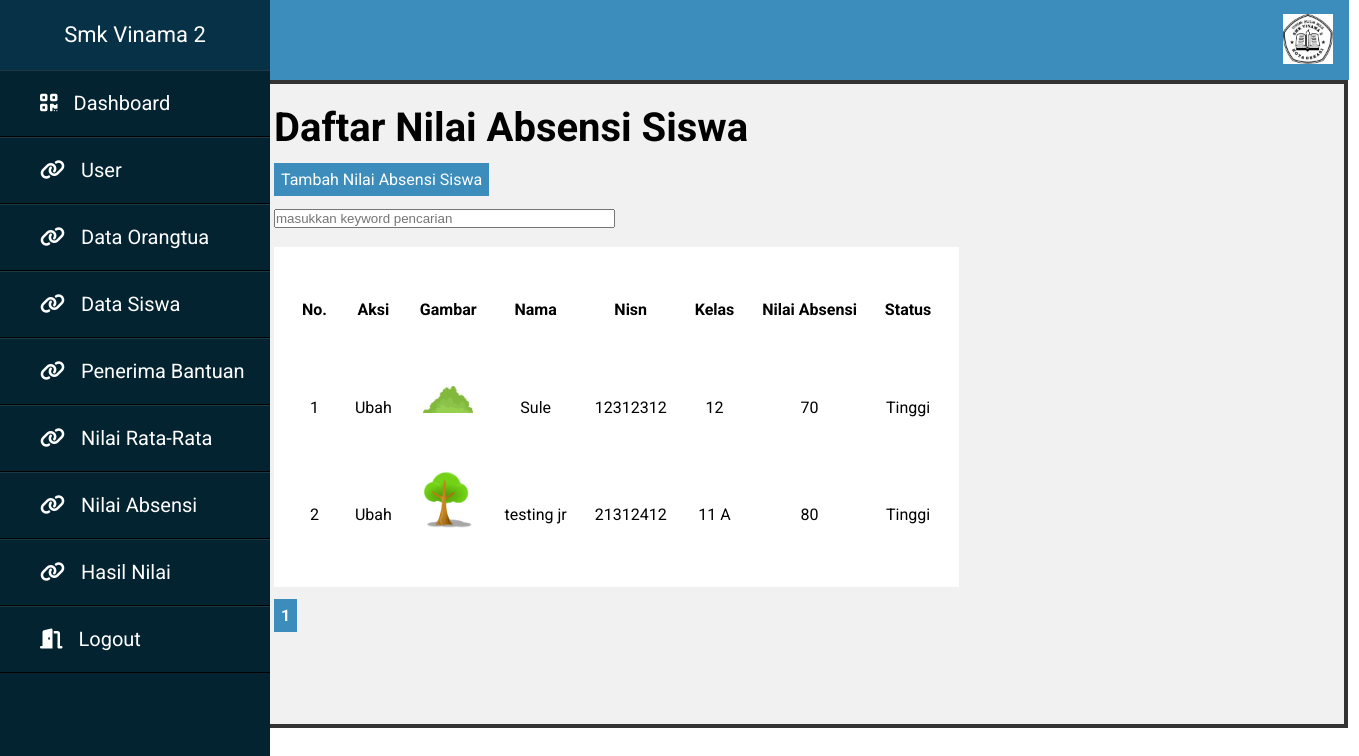
Page /sekolah/guru/nilaiabsensi.php on the committed database.
### tables this page shows
CREATE TABLE `nilaiabsensi` (
  `id` int(8) NOT NULL,
  `id_siswa` int(8) NOT NULL,
  `nilai_absensi` float NOT NULL,
  `status` varchar(16) NOT NULL
);

CREATE TABLE `siswa` (
  `id` int(8) NOT NULL,
  `nama` varchar(64) NOT NULL,
  `alamat` text NOT NULL,
  `nisn` varchar(32) NOT NULL,
  `kelas` char(4) NOT NULL,
  `foto` varchar(100) NOT NULL,
  `id_ortu` int(8) NOT NULL
);

### sekolah/function.php (called while the page is built, shortened)
<?php
$koneksi = mysqli_connect("localhost", "root", "", "persada");
function query($query) {
	global $koneksi;
	$result = mysqli_query($koneksi, $query);
	$rows = [];
	while ( $row = mysqli_fetch_assoc($result) ) {
		$rows[] = $row;
	}
	return $rows;
}
?>

### sekolah/guru/nilaiabsensi.php (the view, shortened to what this page needs)
<?php
include '../function.php';
$jumlahdataperhalaman = 2;
$jumlahdata = count(query("SELECT * FROM siswa"));
$jumlahhalaman = ceil($jumlahdata / $jumlahdataperhalaman);
$halamanaktif = ( isset($_GET["halaman"]) ) ? $_GET["halaman"] : 1;
$awaldata = ( $jumlahdataperhalaman * $halamanaktif ) - $jumlahdataperhalaman;
$nilaiabsensi = query("SELECT siswa.id id_siswa, siswa.nama nama, siswa.kelas kelas, siswa.nisn nisn, siswa.foto foto, siswa.alamat alamat,
  nilaiabsensi.id id_absensi, nilaiabsensi.nilai_absensi nilai_absensi, nilaiabsensi.status
 FROM siswa LEFT JOIN nilaiabsensi ON siswa.id = nilaiabsensi.id_siswa LIMIT $awaldata, $jumlahdataperhalaman");
?>
<!DOCTYPE html>
<html lang="en" dir="ltr">
  <head>
    <link rel="stylesheet" href="../stylesekolah.css">
  </head>
  <body>
    <div class="sidebar">
    <header>Smk Vinama 2</header>
  <ul>
    <li><a href="../halaman_utama.php"><i class="fas fa-qrcode"></i>Dashboard</a></li>
    <li><a href="../admin/halaman_admin.php"><i class="fas fa-link"></i>User</a></li>
    <li><a href="../administrasi sekolah/halaman_administrasi_sekolah.php"><i class="fas fa-link"></i>Data Orangtua</a></li>
    <li><a href="../administrasi sekolah/siswa.php"><i class="fas fa-link"></i>Data Siswa</a></li>
    <li><a href="../administrasi sekolah/penerimabantuan.php"><i class="fas fa-link"></i>Penerima Bantuan</a></li>
    <li><a href="halaman_guru.php"><i class="fas fa-link"></i>Nilai Rata-Rata</a></li>
    <li><a href="nilaiabsensi.php"><i class="fas fa-link"></i>Nilai Absensi</a></li>
    <li><a href="rankingsiswa.php"><i class="fas fa-link"></i>Hasil Nilai</a></li>
    <li><a href="../logout.php"><i class="fas fa-door-open"></i></i>Logout</a></li>
  </ul>
</div>
<div class="navbar">
<ul class="navbarul">
  <li class="navbarli"><img src="../img/vinama.jpg" width="50"></li>
</ul>
</div>
<div class="guru">
<h1 class="judul">Daftar Nilai Absensi Siswa</h1>
<br>
<a href="tambahnilaiabsensi.php" class="tambah">Tambah Nilai Absensi Siswa</a>
<br><br>
<form action="" method="post">
  <input type="text" name="keywordnilaiabsensi" size="40" autofocus placeholder="masukkan keyword pencarian" autocomplete="off" id="keywordnilaiabsensi">
</form>
<br>
<div id="container">
<table border="0" cellpadding="10" cellspacing="28">
  <tr>
    <th>No.</th>
    <th>Aksi</th>
    <th>Gambar</th>
    <th>Nama</th>
    <th>Nisn</th>
    <th>Kelas</th>
    <th>Nilai Absensi</th>
    <th>Status</th>
  </tr>
 <?php $i = 1; ?>
  <?php foreach ( $nilaiabsensi as $row ) : ?>
  <tr>
    <td><?= $i; ?></td>
    <td>
      <?php
        if(!empty($row["nilai_absensi"])){
        echo"<a href='ubahnilaiabsensi.php?id=".$row["id_siswa"]."class='ubahhapuswarna'>Ubah</a>";
      }?>
    </td>
    <td><img src="../img/<?= $row["foto"]; ?>" width="50"></td>
    <td><?= $row["nama"]; ?></td>
    <td><?= $row["nisn"]; ?></td>
    <td><?= $row["kelas"]; ?></td>
    <td><?= $row["nilai_absensi"]; ?></td>
    <td><?= $row["status"]; ?></td>
  </tr>
  <?php $i++; ?>
  <?php endforeach; ?>
</table>
<br>
<?php for($i = 1; $i <= $jumlahhalaman; $i++ ) : ?>
  <?php if( $i == $halamanaktif ) : ?>
  <a href="?halaman=<?= $i; ?>" style="font-weight: bold; color: white; background-color: #3c8dbc; border: 4px solid #3c8dbc; padding: 3px;"><?= $i; ?></a>
  <?php else : ?>
  <a href="?halaman=<?= $i; ?>" style="color: black; background-color: #f1f1f1; border: 1px solid black; padding: 6px;"><?= $i; ?></a>
  <?php endif; ?>
<?php endfor; ?>
<br>
</div>
  </body>
</html>

### sekolah/stylesekolah.css (style rules this page uses)
* { padding: 0; margin: 0; list-style: none; text-decoration: none; }
body { font-family: 'Roboto', sans-serif; }
.sidebar { position: fixed; left: 0px; width: 250px; height: 100%; background: #042331; transition: all .5s ease; }
.sidebar header { font-size: 22px; color: white; line-height: 70px; text-align: center; background: #063146; user-select: none; }
.sidebar ul a { display: block; height: 100%; width: 100%; line-height: 65px; font-size: 20px; color: white; padding-left: 40px; box-sizing: border-box; border-bottom: 1px solid black; border-top: 1px solid rgba(255,255,255,.1); transition: .4s; }
.sidebar ul a i { margin-right: 16px; }
.navbar { height: 80px; width: 1349px; }
.navbar, .navbarul { list-style-type: none; margin: 0; padding: 0; overflow: hidden; background-color: #3c8dbc; }
.navbarli { float: right; }
.navbarli, .navbara { display: block; color: white; text-align: center; padding: 14px 16px; text-decoration: none; font-size: 20px; transition: .5s; }
.judul { font-size: 40px; font-weight: bold; }
.tambah { background-color: #3c8dbc; border: 4px solid #3c8dbc; color: white; padding: 3px; }
table, tr, a { color: black; }
table, tr, th { color: black; line-height: 70px; text-align: center; background: white; user-select: none; }
.guru { border: 4px solid #333; margin-left: 250px; height: 600px; width: 1050px; padding: 20px; background: #f1f1f1; }

### rows in the picture
nilaiabsensi: id_siswa.foto (picture), id_siswa.nama "Sule", id_siswa.nisn "12312312", id_siswa.kelas "12", nilai_absensi "70", status "Tinggi"
nilaiabsensi: id_siswa.foto (picture), id_siswa.nama "testing jr", id_siswa.nisn "21312412", id_siswa.kelas "11 A", nilai_absensi "80", status "Tinggi"
